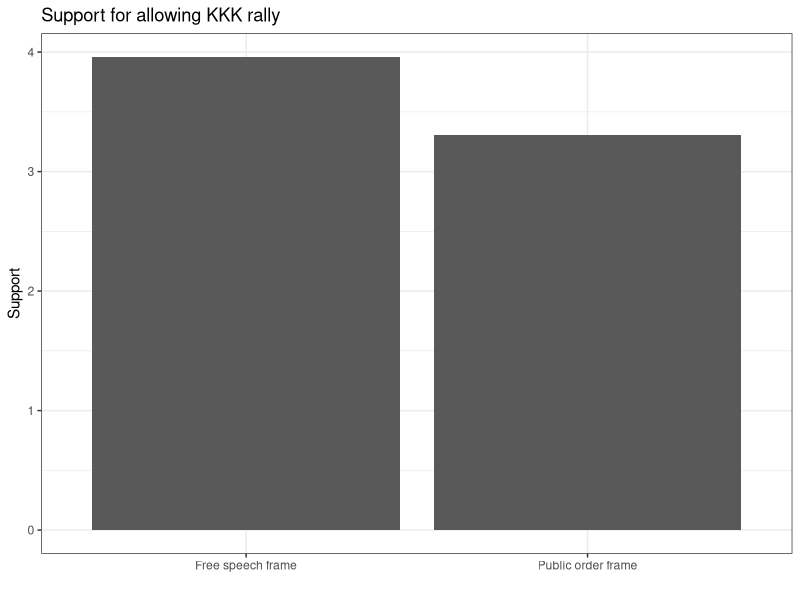
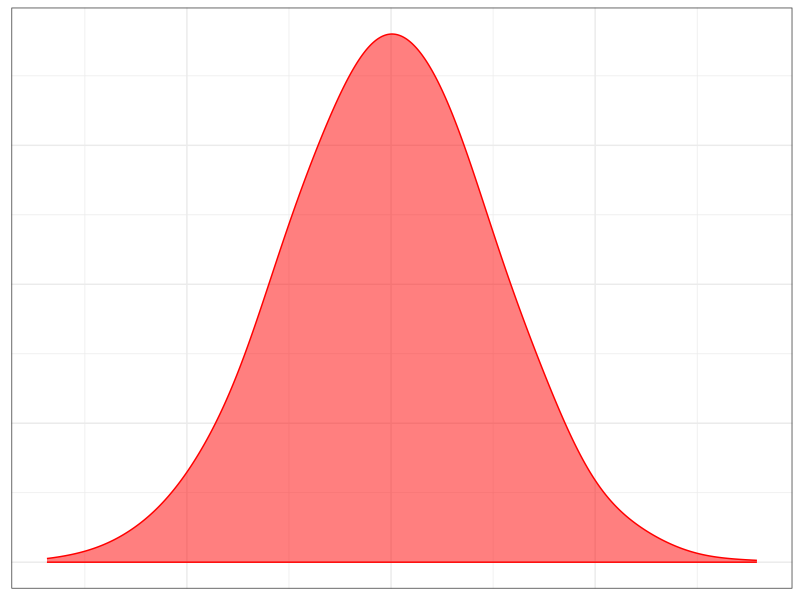
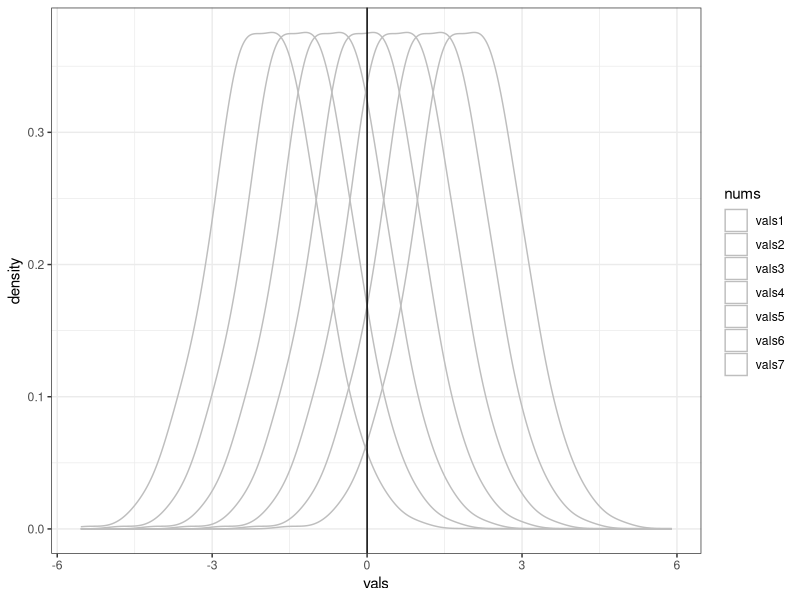
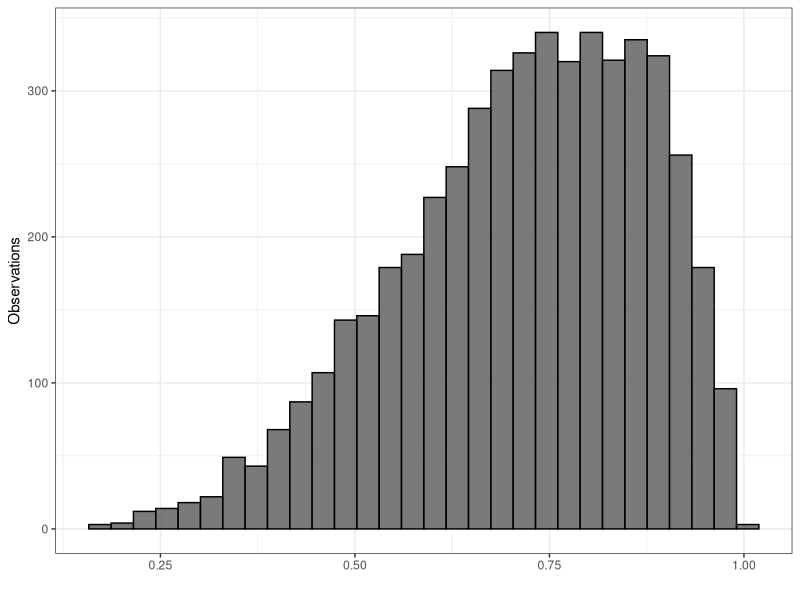
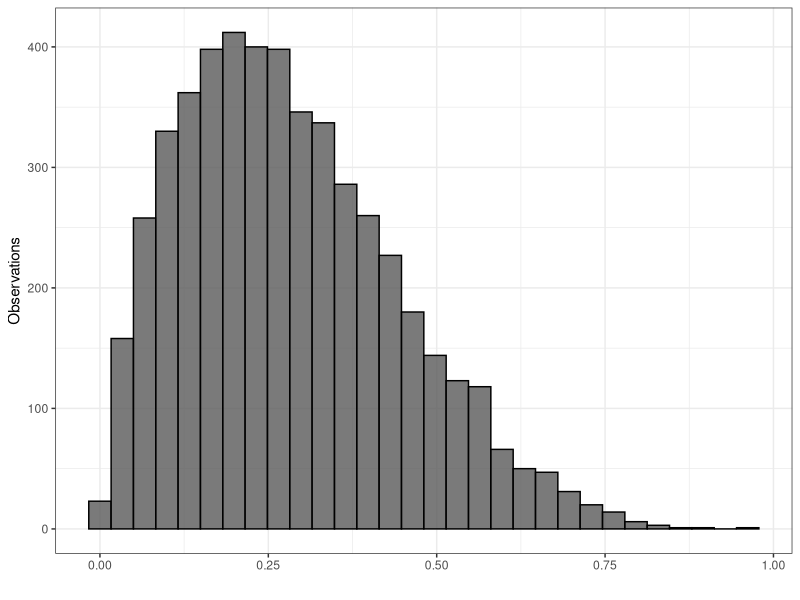
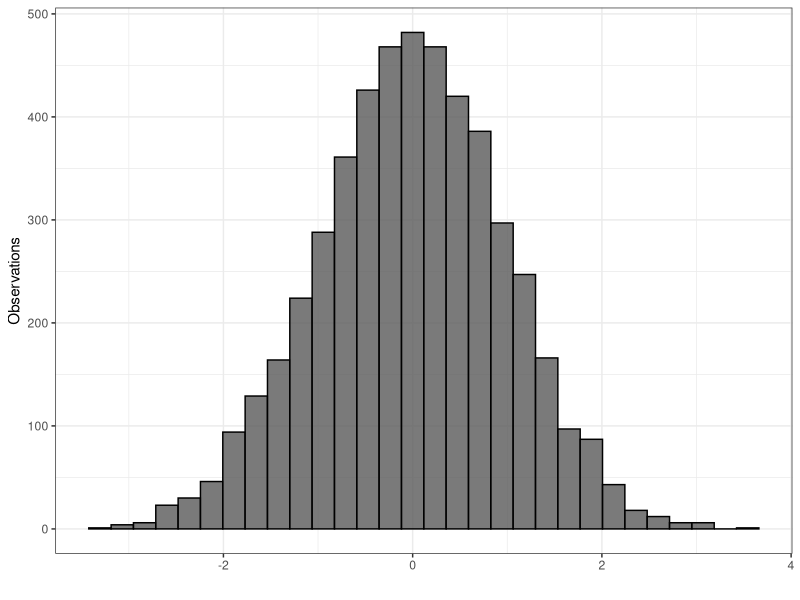
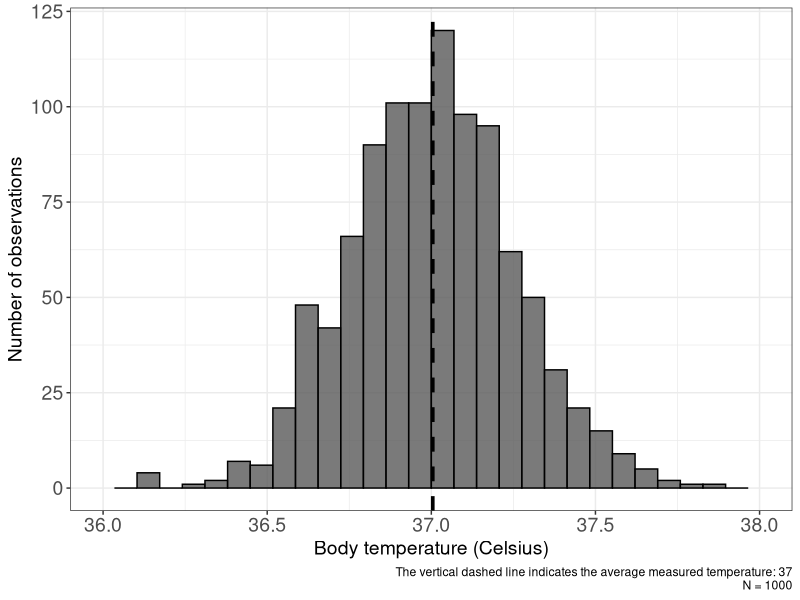
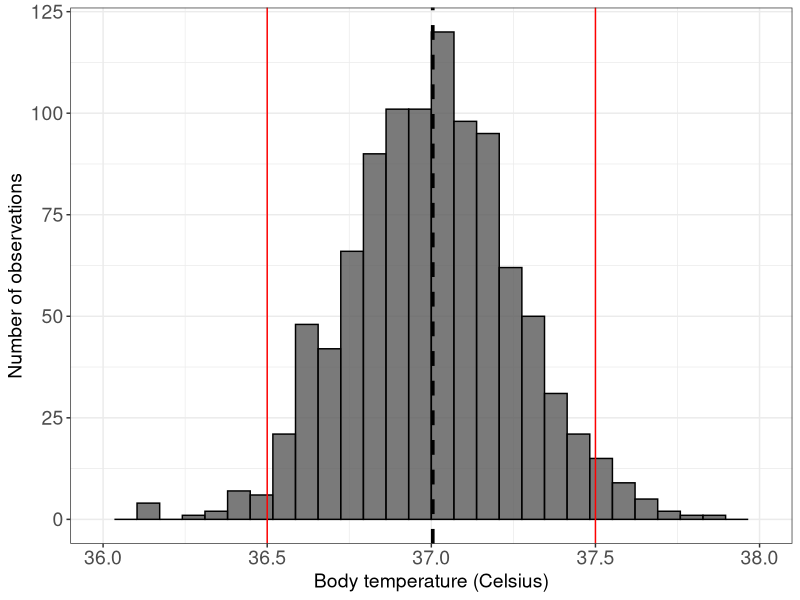

Write the R code that produced these figures, in order.

# Graphs for Intro to quant. methods course, 2021
#################################################

library(tidyverse)
library(xtable)

setwd("/Users/carloknotz/Documents/Work/Stavanger/Teaching/Statistics/Slides")

# Example: News framing experiment
rally <- data.frame(rally = c(3.96,3.31),
                    speech = c(4.17,3.54),
                    treat = c("free","order"))

rally %>% 
  pivot_longer(cols = c("rally","speech"),
               names_to = "outcome",
               values_to = "value") %>% 
  filter(outcome=="rally") %>% 
  ggplot(aes(x=treat,y=value)) +
    geom_bar(stat = "identity") +
    scale_x_discrete(labels = c("Free speech frame",
                                "Public order frame")) +
  ylab("Support") +
  xlab("") +
  labs(title = "Support for allowing KKK rally") +
  theme_bw() +
  theme(legend.position = "bottom",
        legend.title = element_blank())
  ggsave("rallygraph.pdf")
  
  
  
# Example: Normal distribution
set.seed(42)  
nodist <- data.frame(vals = rnorm(5000,
                                  sd = 2),
                     id = seq(1,5000,1))

nodist %>% 
  ggplot(aes(x=vals)) +
    stat_density(adjust = 2,
                 alpha = .5,
                 color = "red",
                 fill = "red") +
  theme_bw() +
  theme(axis.text = element_blank(),
        axis.title = element_blank(),
        axis.ticks = element_blank())
  ggsave("snorm.pdf")
    
    
# Visualization, confidence intervals
set.seed(17)
cidist <- data.frame(vals1 = rnorm(5000,
                                   mean = 1.96,
                                  sd = 1),
                     id = seq(1,5000,1))
  
cidist$vals2 <- cidist$vals1 - 0.6533333
cidist$vals3 <- cidist$vals2 - 0.6533333
cidist$vals4 <- cidist$vals3 - 0.6533333
cidist$vals5 <- cidist$vals4 - 0.6533333
cidist$vals6 <- cidist$vals5 - 0.6533333
cidist$vals7 <- cidist$vals6 - 0.6533333
    
    
cidist %>% 
  pivot_longer(cols = starts_with("vals"),
               values_to = "vals",
               names_to = "nums") %>% 
  ggplot(aes(x=vals,color = nums)) +
    geom_density(stat = "density",
                 adjust = 1.5) + 
    #geom_vline(xintercept = 1.96) +
    #geom_vline(xintercept = -1.96) +
    geom_vline(xintercept = 0) +
  scale_color_manual(values = c("gray","gray","gray","gray","gray","gray","gray")) +
  theme_bw()
  

# Graphs to illustrate differences in spread
############################################

# w/o SD
set.seed(42)  

for(i in seq(1,5,1)){
nodist <- data.frame(vals = rnorm(5000,
                                  sd = i),
                     id = seq(1,5000,1))

nodist %>% 
  ggplot(aes(x=vals)) +
  geom_histogram(bins = 100) +
  scale_x_continuous(limits = c(-20,20),
                     breaks = seq(-20,20,5)) +
  scale_y_continuous(limits = c(0,850),
                     breaks = seq(0,800,100)) +
  theme_bw() +
  theme(axis.title = element_blank())
ggsave(paste0("sd_",i,".pdf"))
}

# w/ sd
for(i in c(1.5,5)){
nodist <- data.frame(vals = rnorm(5000,
                                  sd = i,
                                  mean = 178),
                     id = seq(1,5000,1))

nodist %>% 
  ggplot(aes(x=vals)) +
  geom_histogram(bins = 100) +
  scale_x_continuous(limits = c(160,200),
                     breaks = seq(160,200,10)) +
  scale_y_continuous(limits = c(0,600),
                     breaks = seq(0,600,100)) +
  labs(title = paste0("Variance = ",round(var(nodist$vals), digits = 2),
                      "\n Standard deviation = ",round(sd(nodist$vals), digits = 2)),
       caption = "N = 5000",
       x = "Body height (cm)", y = "Observations") +
  theme_bw() +
  theme(axis.ticks = element_blank(),
        axis.text = element_text(size = 14),
        axis.title = element_text(size=14))
ggsave(paste0("sd_",i,"_no.pdf"))
}

# Skewed distributions
data.frame(vals = rbeta(5000,5,2),
                   id = seq(1,5000,1)) %>% 
  ggplot(aes(x=vals)) +
    geom_histogram(colour = "black", alpha = .8) +
  labs(x = "", y = "Observations") +
  theme_bw()
  ggsave("leftskew.pdf")
  
data.frame(vals = rbeta(5000,2,5),
           id = seq(1,5000,1)) %>% 
  ggplot(aes(x=vals)) +
  geom_histogram(colour = "black", alpha = .8) +
  labs(x = "", y = "Observations") +
  theme_bw()
  ggsave("rightskew.pdf")
  
data.frame(vals = rnorm(5000),
           id = seq(1,5000,1)) %>% 
  ggplot(aes(x=vals)) +
  geom_histogram(colour = "black", alpha = .8) +
  labs(x = "", y = "Observations") +
  theme_bw()
  ggsave("symmetric.pdf")


# Temperature distribution
##########################
set.seed(17)
temp <- data.frame(temp = rnorm(1000,
                                mean = 37,
                                sd = .25))

temp %>% 
  ggplot(aes(x=temp)) +
    geom_histogram(colour = "black", alpha = .8) +
    geom_vline(xintercept = mean(temp$temp),
               linetype = "dashed", size = 1.25) +
    scale_x_continuous(limits = c(36,38),
                     breaks = seq(36,38,.5)) +
    labs(x = "Body temperature (Celsius)",
         y = "Number of observations",
         caption = paste0("The vertical dashed line indicates the average measured temperature: ",
                          round(mean(temp$temp),digits = 1),
                          "\n N = 1000")) +
    theme_bw() +
    theme(axis.text = element_text(size = 14),
          axis.title = element_text(size=14))
    ggsave("tempdist.pdf")
    
temp %>% 
  ggplot(aes(x=temp)) +
  geom_histogram(colour = "black", alpha = .8) +
  geom_vline(xintercept = mean(temp$temp),
             linetype = "dashed", size = 1.25) +
  geom_vline(xintercept = 36.5, color = "red") +
  geom_vline(xintercept = 37.5, color = "red") +
  scale_x_continuous(limits = c(36,38),
                     breaks = seq(36,38,.5)) +
  labs(x = "Body temperature (Celsius)",
       y = "Number of observations") +
  theme_bw() +
  theme(axis.text = element_text(size = 14),
        axis.title = element_text(size=14))
  ggsave("normalrange.pdf")



# Difference sampling vs. frequency distribution
################################################

set.seed(42)
# True population, simulated
pop <- 10*sample(seq(1,10,1),
                 125,
                 replace = T,
                 prob = c(.02,.20,.29,.13,.10,.09,.09,.04,.03,0.01))
    
data <- data.frame(pop = pop,
                   idno = seq(1,length(pop),1))

data %>% 
  group_by(pop) %>% 
  summarize(n = n()) %>% 
  ggplot(aes(x=pop,y=n)) +
  geom_bar(stat = "identity") +
  scale_x_continuous(breaks = seq(10,100,10),
                     limits = c(5,105)) +
  geom_vline(xintercept = mean(pop), color = "#d95f02", size = 1.25) +
  labs(x = "Left-right self-placement",
       y = "Frequency") +
  theme_bw() 
  ggsave("freqdist.pdf",
         width = 10,
         height = 5,
         units = "cm")
    
# Sampling
means <- sapply(seq(1,10000,1),
                function(x){
                  sample <- sample(pop,
                                   size = 18,
                                   replace = F)
                  return(mean(sample))
                })

sims <- data.frame(means = means-4,
                   draws = seq(1,length(means),1))

sims %>%
  ggplot(mapping = aes(x=means)) +
  geom_bar(stat = "count",
           width = 1) + #,
           #position = position_dodge(width=.1)) +
  # geom_vline(xintercept = mean(pop),
  #            color = "#d95f02", size = 1.25) +
  ylab("Number of samples") +
  xlab("Sample means") +
  scale_x_continuous(limits = c(5,105),
                     breaks = seq(10,100,10)) +
  theme_bw()
  ggsave("sampdist.pdf",
       width = 10,
       height = 5,
       units = "cm")
  
# Without x-scale
sims %>%
  ggplot(mapping = aes(x=means)) +
  geom_bar(stat = "count",
           width = 1) + #,
  #position = position_dodge(width=.1)) +
  # geom_vline(xintercept = mean(pop),
  #            color = "#d95f02", size = 1.25) +
  ylab("Number of samples") +
  xlab("") +
  scale_x_continuous(limits = c(5,105),
                     breaks = seq(10,100,10)) +
  theme_bw() +
  theme(axis.text.x = element_blank())
  ggsave("sampdist_square.pdf")
  
# With true mean
sims %>%
  ggplot(mapping = aes(x=means)) +
  geom_bar(stat = "count",
           width = 1) +
  geom_vline(xintercept = mean(pop),
             color = "#d95f02", size = 1.25) +
  ylab("Number of samples") +
  xlab("Sample means") +
  labs(caption = "The orange line indicates the 'true' mean.") + 
  scale_x_continuous(limits = c(5,105),
                     breaks = seq(10,100,10)) +
  theme_bw()
  ggsave("sampdist_true.pdf",
       width = 10,
       height = 5,
       units = "cm")
  
# Different sample sizes
########################
  
# Small
means <- sapply(seq(1,10000,1),
                function(x){
                  sample <- sample(pop,
                                   size = 10,
                                   replace = F)
                  return(mean(sample))
                })

sims <- data.frame(means = means,
                   draws = seq(1,length(means),1))
sims %>%
  ggplot(mapping = aes(x=means)) +
  geom_bar(stat = "count",
           width = 1) +
  geom_vline(xintercept = mean(pop),
             color = "gray", size = 1.25) +
  ylab("Number of samples") +
  xlab("Sample means") +
  labs(caption = "The gray line indicates the 'true' mean.") + 
  scale_x_continuous(limits = c(5,105),
                     breaks = seq(10,100,10)) +
  theme_bw() +
  theme(axis.ticks.x = element_blank(),
        axis.text.x = element_blank())
  ggsave("sampdist_small.pdf")

# Large
means <- sapply(seq(1,10000,1),
                function(x){
                  sample <- sample(pop,
                                   size = 60,
                                   replace = F)
                  return(mean(sample))
                })

sims <- data.frame(means = means,
                   draws = seq(1,length(means),1))

sims %>%
  ggplot(mapping = aes(x=means)) +
  geom_bar(stat = "count",
           width = 1) +
  geom_vline(xintercept = mean(pop),
             color = "gray", size = 1.25) +
  ylab("Number of samples") +
  xlab("Sample means") +
  labs(caption = "The gray line indicates the 'true' mean.") + 
  scale_x_continuous(limits = c(5,105),
                     breaks = seq(10,100,10)) +
  theme_bw() +
  theme(axis.ticks.x = element_blank(),
        axis.text.x = element_blank())
  ggsave("sampdist_large.pdf")
  
  
# With quantiles shaded
#######################
  
# New sampling
means <- sapply(seq(1,10000,1),
                function(x){
                  sample <- sample(pop,
                                   size = 18,
                                   replace = F)
                  return(mean(sample))
                })

sims <- data.frame(means = means,
                   draws = seq(1,length(means),1))
  
# 95%
sims_sd <- sd(sims$means)
sims_mean <- mean(sims$means)
  
sims$within <- ifelse(sims$means<=sims_mean + 1.96*sims_sd & sims$means>= sims_mean - 1.96*sims_sd,
                      "Yes","No")

sims %>%
  ggplot(mapping = aes(x=means,fill=within)) +
  geom_bar(stat = "count",
           width = 1) +
  scale_fill_manual(values = c("tomato","gray30"),
                    labels = c("Outer 5%","Inner 95%")) +
  # geom_vline(xintercept = mean(pop),
  #            color = "#d95f02", size = 1.25) +
  ylab("Number of samples") +
  xlab("") +
  scale_x_continuous(limits = c(5,105),
                     breaks = seq(10,100,10)) +
  theme_bw() +
  theme(legend.title = element_blank(),
        legend.position = "bottom",
        axis.text.x = element_blank())
  ggsave("sampling_quantiles_95.pdf")

# 90%
sims_sd <- sd(sims$means)
sims_mean <- mean(sims$means)

sims$within <- ifelse(sims$means<=sims_mean + 1.645*sims_sd & sims$means>= sims_mean - 1.645*sims_sd,
                      "Yes","No")

sims %>%
  ggplot(mapping = aes(x=means,fill=within)) +
  geom_bar(stat = "count",
           width = 1) +
  scale_fill_manual(values = c("tomato","gray30"),
                    labels = c("Outer 10%","Inner 90%")) +
  # geom_vline(xintercept = mean(pop),
  #            color = "#d95f02", size = 1.25) +
  ylab("Number of samples") +
  xlab("Sample means") +
  scale_x_continuous(limits = c(5,105),
                     breaks = seq(10,100,10)) +
  theme_bw() +
  theme(legend.title = element_blank(),
        legend.position = "bottom")
  ggsave("sampling_quantiles_90.pdf")

# 99%
sims_sd <- sd(sims$means)
sims_mean <- mean(sims$means)

sims$within <- ifelse(sims$means<=sims_mean + 2.576*sims_sd & sims$means>= sims_mean - 2.576*sims_sd,
                      "Yes","No")

sims %>%
  ggplot(mapping = aes(x=means,fill=within)) +
  geom_bar(stat = "count",
           width = 1) +
  scale_fill_manual(values = c("tomato","gray30"),
                    labels = c("Outer 1%","Inner 99%")) +
  # geom_vline(xintercept = mean(pop),
  #            color = "#d95f02", size = 1.25) +
  ylab("Number of samples") +
  xlab("Sample means") +
  scale_x_continuous(limits = c(5,105),
                     breaks = seq(10,100,10)) +
  theme_bw() +
  theme(legend.title = element_blank(),
        legend.position = "bottom")
ggsave("sampling_quantiles_99.pdf")


# Only sample mean
##################

# w/o CI
sims %>%
  ggplot(mapping = aes(x=means)) +
  geom_vline(xintercept = 34.1,linetype = "dashed",
             color = "#1b9e77", size = 1.25) +
  scale_y_continuous(limits = c(0,1),
                     breaks = seq(0,1,1)) +
  ylab("Number of samples") +
  xlab("Sample mean") +
  labs(title = "Our sample mean, 34.1") + 
  scale_x_continuous(limits = c(5,105),
                     breaks = seq(10,100,10)) +
  theme_bw()
  ggsave("sampmean.pdf",
         width = 10,
         height = 5,
         units = "cm")
  
# w/ CI, no title
sims %>%
  ggplot(mapping = aes(x=means)) +
  geom_vline(xintercept = 34.1,linetype = "dashed",
             color = "#1b9e77", size = 1.25) +
  geom_errorbarh(aes(y=.75,
                     xmin = 34.1 - 1.96*(25.32353/sqrt(18)),
                     xmax = 34.1 + 1.96*(25.32353/sqrt(18))),
                 size=1.25) +
  scale_y_continuous(limits = c(0,1),
                     breaks = seq(0,1,1)) +
  ylab("Number of samples") +
  xlab("Sample mean") +
  scale_x_continuous(limits = c(5,105),
                     breaks = seq(10,100,10)) +
  theme_bw()
  ggsave("sampmean_ci.pdf")
  
# w/ CI
sims %>%
  ggplot(mapping = aes(x=means)) +
  geom_vline(xintercept = 34.1,linetype = "dashed",
             color = "#1b9e77", size = 1.25) +
  geom_errorbarh(aes(y=.75,
                     xmin = 34.1 - 1.96*(25.32353/sqrt(18)),
                     xmax = 34.1 + 1.96*(25.32353/sqrt(18))),
                 size=1.25) +
  scale_y_continuous(limits = c(0,1),
                     breaks = seq(0,1,1)) +
  ylab("Number of samples") +
  xlab("Sample mean") +
  labs(title = paste0("Sample mean: 34.1 [",format(round(34.1 - 1.96*(25.32353/sqrt(18)),digits = 1),nsmall = 1),"; ",
                      format(round(34.1 + 1.96*(25.32353/sqrt(18)),digits=1),nsmall = 1),"]")) + 
  scale_x_continuous(limits = c(5,105),
                     breaks = seq(10,100,10)) +
  theme_bw()
ggsave("sampmean_ci_ti.pdf")  
  
# Different scenarios for true mean
###################################
  
means <- sapply(seq(1,10000,1),
                function(x){
                  sample <- sample(pop,
                                   size = 18,
                                   replace = F)
                  return(mean(sample))
                })

# Scenario I
sims <- data.frame(means = means-3,
                   draws = seq(1,length(means),1))

sims_sd <- sd(sims$means)
sims_mean <- mean(sims$means)

sims$within <- ifelse(sims$means<=sims_mean + 1.96*sims_sd & sims$means>= sims_mean - 1.96*sims_sd,
                      "Yes","No")

sims %>%
  ggplot(mapping = aes(x=means)) +
  geom_bar(stat = "count",
           width = 1) +
  geom_vline(xintercept = 34.1,
             color = "#1b9e77", size = 1.25, linetype = "dashed") +
  geom_vline(xintercept = mean(sims$means),
             color = "gray", size = 1.25) +
  ylab("Number of samples") +
  xlab("Sample mean") +
  labs(caption = paste0("Green dashed line: Our sample mean, 34.1\nGray line: Possible true mean, ",round(mean(sims$means),digits = 1))) + 
  scale_x_continuous(limits = c(5,105),
                     breaks = seq(10,100,10)) +
  theme_bw()
  ggsave("truemeanscen_1.pdf")
  
#  With quantiles
sims %>%
  ggplot(mapping = aes(x=means,fill=within)) +
  geom_bar(stat = "count",
           width = 1) +
  geom_vline(xintercept = 34.1,
             color = "#1b9e77", size = 1.25, linetype = "dashed") +
  geom_vline(xintercept = mean(sims$means),
             color = "gray", size = 1.25) +
  scale_fill_manual(values = c("tomato","gray30"),
                    labels = c("Outer 5%","Inner 95%")) +
  ylab("Number of samples") +
  xlab("Sample mean") +
  labs(caption = paste0("Green dashed line: Our sample mean, 34.1\nGray line: Possible true mean, ",round(mean(sims$means),digits = 1))) + 
  scale_x_continuous(limits = c(5,105),
                     breaks = seq(10,100,10)) +
  theme_bw() +
  theme(legend.title = element_blank(),
        legend.position = "bottom")
ggsave("truemeanscen_1_quant.pdf")

sims %>%
  ggplot(mapping = aes(x=means,fill=within)) +
  geom_bar(stat = "count",
           width = 1) +
  geom_vline(xintercept = 34.1,
             color = "#1b9e77", size = 1.25, linetype = "dashed") +
  geom_vline(xintercept = mean(sims$means),
             color = "gray", size = 1.25) +
  scale_fill_manual(values = c("tomato","gray30"),
                    labels = c("Outer 5%","Inner 95%")) +
  ylab("Number of samples") +
  xlab("Sample mean") +
 # labs(caption = paste0("Green dashed line: Our sample mean, 34.1\nGray line: Possible true mean, ",round(mean(sims$means),digits = 1))) + 
  scale_x_continuous(limits = c(5,105),
                     breaks = seq(10,100,10)) +
  theme_bw() +
  theme(legend.title = element_blank(),
        legend.position = "none")
ggsave("truemeanscen_1_quant_wide.pdf",
       width = 10,
       height = 5,
       units = "cm")
  
  
# Scenario II
sims <- data.frame(means = means-15,
                   draws = seq(1,length(means),1))

sims_sd <- sd(sims$means)
sims_mean <- mean(sims$means)

sims$within <- ifelse(sims$means<=sims_mean + 1.96*sims_sd & sims$means>= sims_mean - 1.96*sims_sd,
                      "Yes","No")

sims %>%
  ggplot(mapping = aes(x=means)) +
  geom_bar(stat = "count",
           width = 1) +
  geom_vline(xintercept = 34.1,
             color = "#1b9e77", size = 1.25, linetype = "dashed") +
  geom_vline(xintercept = mean(sims$means),
             color = "gray", size = 1.25) +
  ylab("Number of samples") +
  xlab("Sample mean") +
  labs(caption = paste0("Green dashed line: Our sample mean, 34.1\nGray line: Possible true mean, ",round(mean(sims$means),digits = 1))) + 
  scale_x_continuous(limits = c(5,105),
                     breaks = seq(10,100,10)) +
  theme_bw()
  ggsave("truemeanscen_2.pdf")
  
  
#  With quantiles
sims %>%
  ggplot(mapping = aes(x=means,fill=within)) +
  geom_bar(stat = "count",
           width = 1) +
  geom_vline(xintercept = 34.1,
             color = "#1b9e77", size = 1.25, linetype = "dashed") +
  geom_vline(xintercept = mean(sims$means),
             color = "gray", size = 1.25) +
  scale_fill_manual(values = c("tomato","gray30"),
                    labels = c("Outer 5%","Inner 95%")) +
  ylab("Number of samples") +
  xlab("Sample mean") +
  labs(caption = paste0("Green dashed line: Our sample mean, 34.1\nGray line: Possible true mean, ",round(mean(sims$means),digits = 1))) + 
  scale_x_continuous(limits = c(5,105),
                     breaks = seq(10,100,10)) +
  theme_bw() +
  theme(legend.title = element_blank(),
        legend.position = "bottom")
ggsave("truemeanscen_2_quant.pdf")   
  
  
# Scenario III
sims <- data.frame(means = means+7,
                   draws = seq(1,length(means),1))

sims_sd <- sd(sims$means)
sims_mean <- mean(sims$means)

sims$within <- ifelse(sims$means<=sims_mean + 1.96*sims_sd & sims$means>= sims_mean - 1.96*sims_sd,
                      "Yes","No")

sims %>%
  ggplot(mapping = aes(x=means)) +
  geom_bar(stat = "count",
           width = 1) +
  geom_vline(xintercept = 34.1,
             color = "#1b9e77", size = 1.25, linetype = "dashed") +
  geom_vline(xintercept = mean(sims$means),
             color = "gray", size = 1.25) +
  ylab("Number of samples") +
  xlab("Sample mean") +
  labs(caption = paste0("Green dashed line: Our sample mean, 34.1\nGray line: Possible true mean, ",round(mean(sims$means),digits = 1))) + 
  scale_x_continuous(limits = c(5,105),
                     breaks = seq(10,100,10)) +
  theme_bw()
ggsave("truemeanscen_3.pdf")
  
  
#  With quantiles
sims %>%
  ggplot(mapping = aes(x=means,fill=within)) +
  geom_bar(stat = "count",
           width = 1) +
  geom_vline(xintercept = 34.1,
             color = "#1b9e77", size = 1.25, linetype = "dashed") +
  geom_vline(xintercept = mean(sims$means),
             color = "gray", size = 1.25) +
  scale_fill_manual(values = c("tomato","gray30"),
                    labels = c("Outer 5%","Inner 95%")) +
  ylab("Number of samples") +
  xlab("Sample mean") +
  labs(caption = paste0("Green dashed line: Our sample mean, 34.1\nGray line: Possible true mean, ",round(mean(sims$means),digits = 1))) + 
  scale_x_continuous(limits = c(5,105),
                     breaks = seq(10,100,10)) +
  theme_bw() +
  theme(legend.title = element_blank(),
        legend.position = "bottom")
ggsave("truemeanscen_3_quant.pdf")  


# Clear working memory/de-clutter
rm(list = ls())
    
# Replication of Logunov et al., Sputnik V trial (Lancet 2021)
##############################################################
sputnik <- matrix(c(4840,62,14948,16), ncol = 2, byrow = T)

colnames(sputnik) <- c("Did not get COVID","Got COVID")
rownames(sputnik) <- c("Did not get vaccine","Got vaccine")

# Frequency table
freq <- as.table(t(sputnik))
freq <- addmargins(freq)

freq <- xtable(freq,
       caption = "Frequencies: Vaccine receipt and COVID-19 incidences",
       align = c("l","c","c","c"),
       digits = 0)

align(freq) <- xalign(freq)
digits(freq) <- xdigits(freq)
display(freq) <- xdisplay(freq)

print(freq,file="sputnik_freq.tex",table.placement = "h",booktabs = T,
      caption.placement="bottom")

# Percentages
propsput <- t(rbind(sputnik,sputnik[1,] + sputnik[2,]))
colnames(propsput) <- c("Did not get vaccine","Got vaccine","Sum")

prop <- 100*prop.table(propsput,2) # Column percentages
prop <- addmargins(prop, 1)

prop <- xtable(prop,
               caption = "Percentages: Vaccine receipt and COVID-19 incidences",
               align = c("l","c","c","c"),
               digits = 1)

align(prop) <- xalign(prop)
display(prop) <- xdisplay(prop)

print(prop,file="sputnik_prop.tex",table.placement = "h",booktabs = T,
      caption.placement="bottom")

# Percentage difference
inc_untreat <- round((62/4902)*100, digits = 1) # incidence among untreated
inc_untreat

inc_treat <- round((16/14964)*100, digits = 1) # incidence among treated
inc_treat

inc_treat-inc_untreat # difference
round(inc_treat/inc_untreat, digits = 3)*100 # relative risk


# odds-ratio
treat <- 16/14948 # odds in exposed group
place <- 62/4840 # odds in unexposed group

round(treat/place, digits = 3) # odds-ratio

round(1-(treat/place), digits = 3)*100 # efficacy

# chi-square
chisq.test(sputnik, correct = F) 


